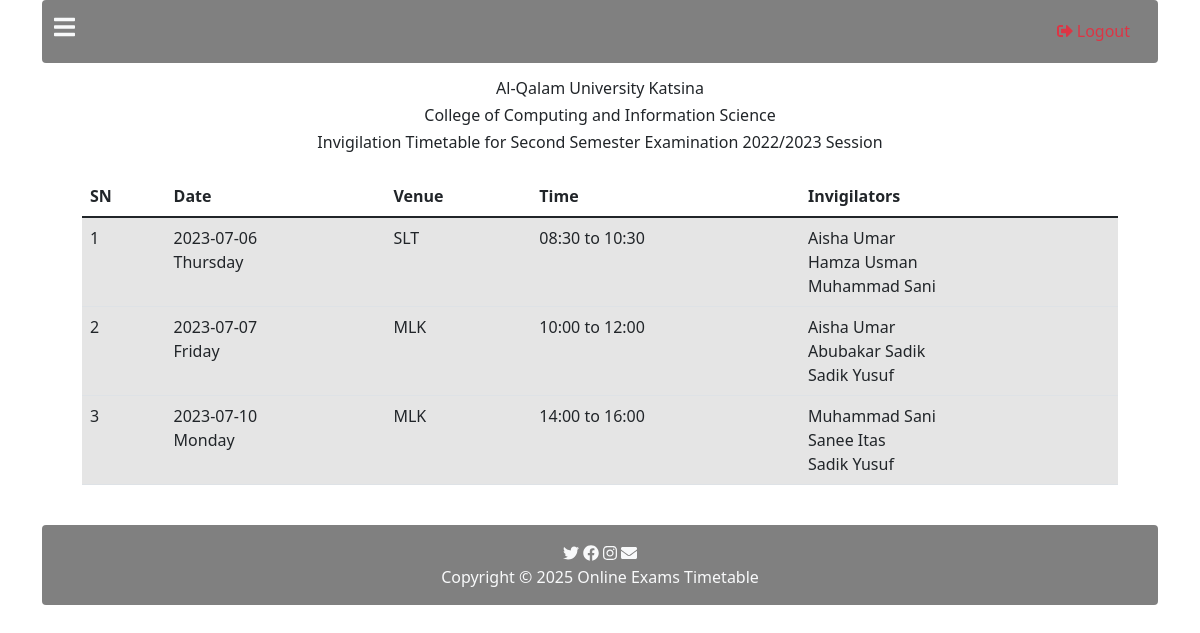
The page /lecturer.php (signed in) on the database its author committed.
### tables this page shows
CREATE TABLE `timetable` (
  `id` int(10) NOT NULL,
  `course_id` varchar(1000) DEFAULT NULL,
  `date_` date DEFAULT NULL,
  `day_` varchar(255) DEFAULT NULL,
  `venue` varchar(255) DEFAULT NULL,
  `from_` varchar(255) DEFAULT NULL,
  `to_` varchar(255) DEFAULT NULL,
  `invigilator_id_i` varchar(255) DEFAULT NULL,
  `invigilator_id_ii` varchar(255) DEFAULT NULL,
  `invigilator_id_iii` varchar(255) DEFAULT NULL
);

CREATE TABLE `invigilators` (
  `id` int(10) NOT NULL,
  `name` varchar(1000) DEFAULT NULL
);

### lecturer.php (the view, shortened to what this page needs)
<?php
 require "inc/header.php"; ?>
 <div class="container">
 <?php
 require './pages/header-home.php';
 include 'inc/process.php'; ?>
 <div class="container p-3">
     <div class="row">
         <div class="col-12">
         <div class="col-12 text-center">
             <h6>Al-Qalam University Katsina</h6>
             <h6>College of Computing and Information Science</h6>
         </div>
         </div>
         <div class="col-12">
             <div class="container">
                 <h6 class="text-center">Invigilation Timetable for Second Semester Examination 2022/2023 Session </h6>
                    <table class="table my-4">
                    <thead>
                        <tr>
                        <th scope="col">SN</th>
                         <th scope="col">Date</th>
                        <th scope="col">Venue</th>
                        <th scope="col">Time</th>
                        <th scope="col">Invigilators</th>
                        </tr>
                    </thead>
                    <tbody>
                        <?php
                        $sql = "SELECT * FROM timetable";
                        $query = mysqli_query($connection,$sql);
                        $counter =1;
                        while($result = mysqli_fetch_assoc($query)){
                            ?>
                            <tr class="table-active">
                              <td scope="row"><?php echo $counter; ?></td>
                                <td><?php echo $result["date_"], "<br>", $result["day_"]; ?></td>
                                <td><?php echo $result["venue"]; ?></td>
                                <td><?php echo $result["from_"], " to ", $result["to_"]; ?></td>
                                <?php
                                      $id = $result["invigilator_id_i"];
                                      $sql3 = "SELECT * FROM invigilators WHERE id='$id'";
                                      $query3 = mysqli_query($connection,$sql3);
                                      $result3 = mysqli_fetch_assoc($query3);
                                      $id = $result["invigilator_id_ii"];
                                      $sql4 = "SELECT * FROM invigilators WHERE id='$id'";
                                      $query4 = mysqli_query($connection,$sql4);
                                      $result4 = mysqli_fetch_assoc($query4);
                                      $id = $result["invigilator_id_iii"];
                                      $sql5 = "SELECT * FROM invigilators WHERE id='$id'";
                                      $query5 = mysqli_query($connection,$sql5);
                                      $result5 = mysqli_fetch_assoc($query5);
                                  ?>
                                <td><?php echo $result3["name"]."<br>".$result4["name"]."<br>".$result5["name"]; ?></td>
                             </tr>
                            <?php
                            $counter++;
                        }
                        ?>
                    </tbody>
                    </table>
                    </div>
         </div>
  </div>
</div>
<?php
require './pages/footer-home.php'; ?>
 </div>
 <?php
  require "inc/footer.php";  ?>

### rows shown on the page
timetable: date_ "2023-07-06", day_ "Thursday", venue "SLT", from_ "08:30", to_ "10:30", invigilators.name "Aisha Umar", invigilators.name "Hamza Usman", invigilators.name "Muhammad Sani"
timetable: date_ "2023-07-07", day_ "Friday", venue "MLK", from_ "10:00", to_ "12:00", invigilators.name "Aisha Umar", invigilators.name "Abubakar Sadik", invigilators.name "Sadik Yusuf"
timetable: date_ "2023-07-10", day_ "Monday", venue "MLK", from_ "14:00", to_ "16:00", invigilators.name "Muhammad Sani", invigilators.name "Sanee Itas", invigilators.name "Sadik Yusuf"
